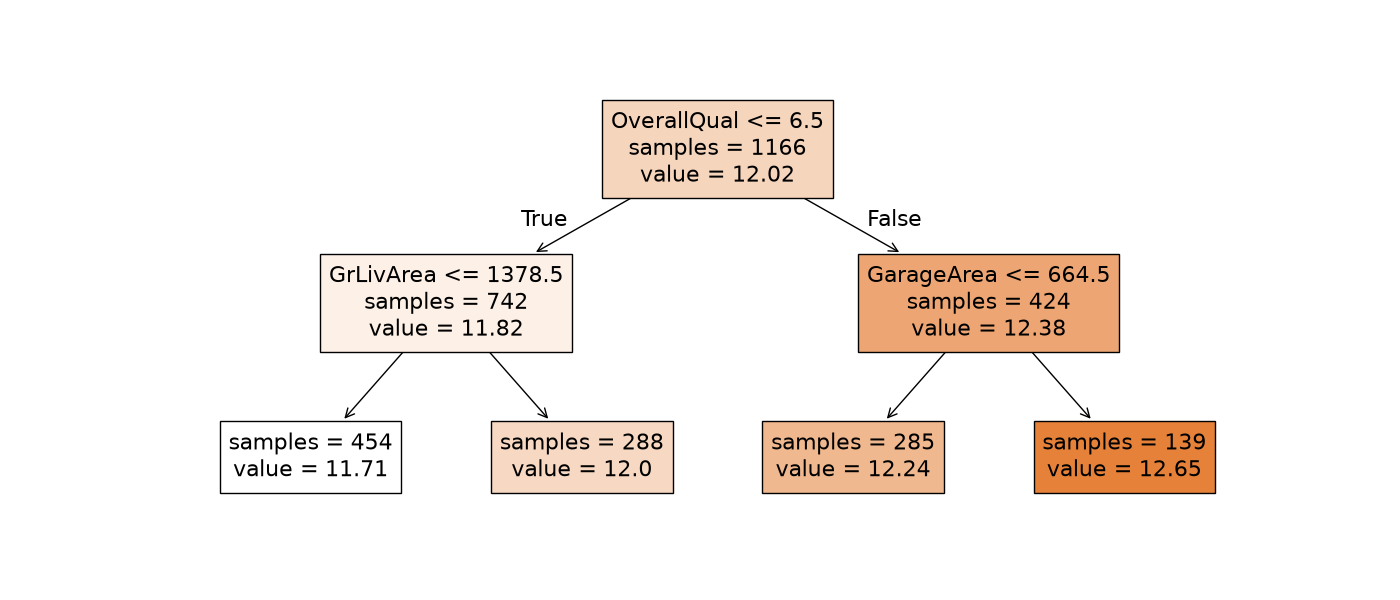

The Python source for this figure:
from pathlib import Path

import matplotlib.pyplot as plt
from sklearn.pipeline import make_pipeline
from sklearn.tree import DecisionTreeRegressor, plot_tree

from data import X_test, X_train, dollars, prep, y_test, y_train

HERE = Path(__file__).parent

# one tree at growing depths: train error vs test error
print(f"{'depth':>6} {'leaves':>7} {'train RMSE':>12} {'test RMSE':>11}")
for depth in [1, 2, 4, 6, 8, 12, None]:
    tree = make_pipeline(prep, DecisionTreeRegressor(max_depth=depth, random_state=42))
    tree.fit(X_train, y_train)
    train = dollars(y_train, tree.predict(X_train))
    test = dollars(y_test, tree.predict(X_test))
    leaves = tree[-1].get_n_leaves()
    print(f"{str(depth):>6} {leaves:>7} {train:>12,.0f} {test:>11,.0f}")

# draw a small tree to see what it learned
small = make_pipeline(prep, DecisionTreeRegressor(max_depth=2, random_state=42))
small.fit(X_train, y_train)
plt.figure(figsize=(14, 6))
plot_tree(small[-1], feature_names=small[0].get_feature_names_out(), filled=True, impurity=False, precision=2)
plt.savefig(HERE / "tree.png")
